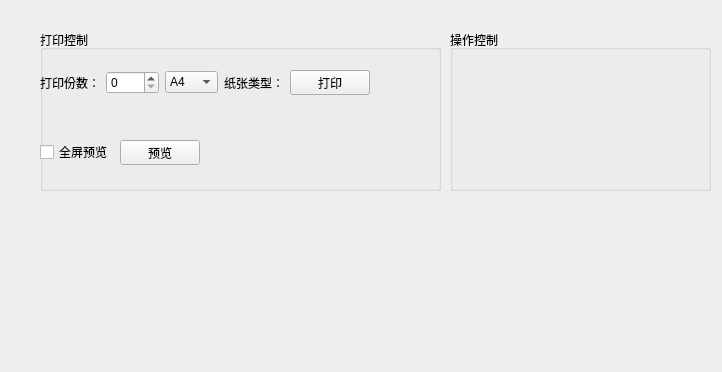
<?xml version="1.0" encoding="UTF-8"?>
<ui version="4.0">
 <class>Form</class>
 <widget class="QWidget" name="Form">
  <property name="geometry">
   <rect>
    <x>0</x>
    <y>0</y>
    <width>722</width>
    <height>372</height>
   </rect>
  </property>
  <property name="windowTitle">
   <string>Form</string>
  </property>
  <widget class="QGroupBox" name="controlsGroup">
   <property name="geometry">
    <rect>
     <x>40</x>
     <y>30</y>
     <width>401</width>
     <height>161</height>
    </rect>
   </property>
   <property name="title">
    <string>打印控制</string>
   </property>
   <widget class="QWidget" name="horizontalLayoutWidget">
    <property name="geometry">
     <rect>
      <x>0</x>
      <y>40</y>
      <width>330</width>
      <height>25</height>
     </rect>
    </property>
    <layout class="QHBoxLayout" name="horizontalLayout">
     <item>
      <widget class="QLabel" name="label">
       <property name="text">
        <string>打印份数：</string>
       </property>
      </widget>
     </item>
     <item>
      <widget class="QSpinBox" name="numberSpinBox"/>
     </item>
     <item>
      <widget class="QComboBox" name="styleCombo">
       <property name="currentText">
        <string>A4</string>
       </property>
       <item>
        <property name="text">
         <string>A4</string>
        </property>
       </item>
       <item>
        <property name="text">
         <string>A3</string>
        </property>
       </item>
       <item>
        <property name="text">
         <string>A5</string>
        </property>
       </item>
      </widget>
     </item>
     <item>
      <widget class="QLabel" name="label_2">
       <property name="text">
        <string>纸张类型：</string>
       </property>
      </widget>
     </item>
     <item>
      <widget class="QPushButton" name="printButton">
       <property name="text">
        <string>打印</string>
       </property>
      </widget>
     </item>
    </layout>
   </widget>
   <widget class="QWidget" name="horizontalLayoutWidget_2">
    <property name="geometry">
     <rect>
      <x>0</x>
      <y>110</y>
      <width>160</width>
      <height>25</height>
     </rect>
    </property>
    <layout class="QHBoxLayout" name="horizontalLayout_2">
     <item>
      <widget class="QCheckBox" name="previewStatus">
       <property name="text">
        <string>全屏预览</string>
       </property>
      </widget>
     </item>
     <item>
      <widget class="QPushButton" name="previewButton">
       <property name="text">
        <string>预览</string>
       </property>
      </widget>
     </item>
    </layout>
   </widget>
  </widget>
  <widget class="QGroupBox" name="resultGroup">
   <property name="geometry">
    <rect>
     <x>450</x>
     <y>30</y>
     <width>261</width>
     <height>161</height>
    </rect>
   </property>
   <property name="title">
    <string>操作控制</string>
   </property>
   <widget class="QLabel" name="resultLabel">
    <property name="geometry">
     <rect>
      <x>0</x>
      <y>10</y>
      <width>261</width>
      <height>151</height>
     </rect>
    </property>
    <property name="text">
     <string/>
    </property>
   </widget>
  </widget>
 </widget>
 <resources/>
 <connections/>
</ui>
